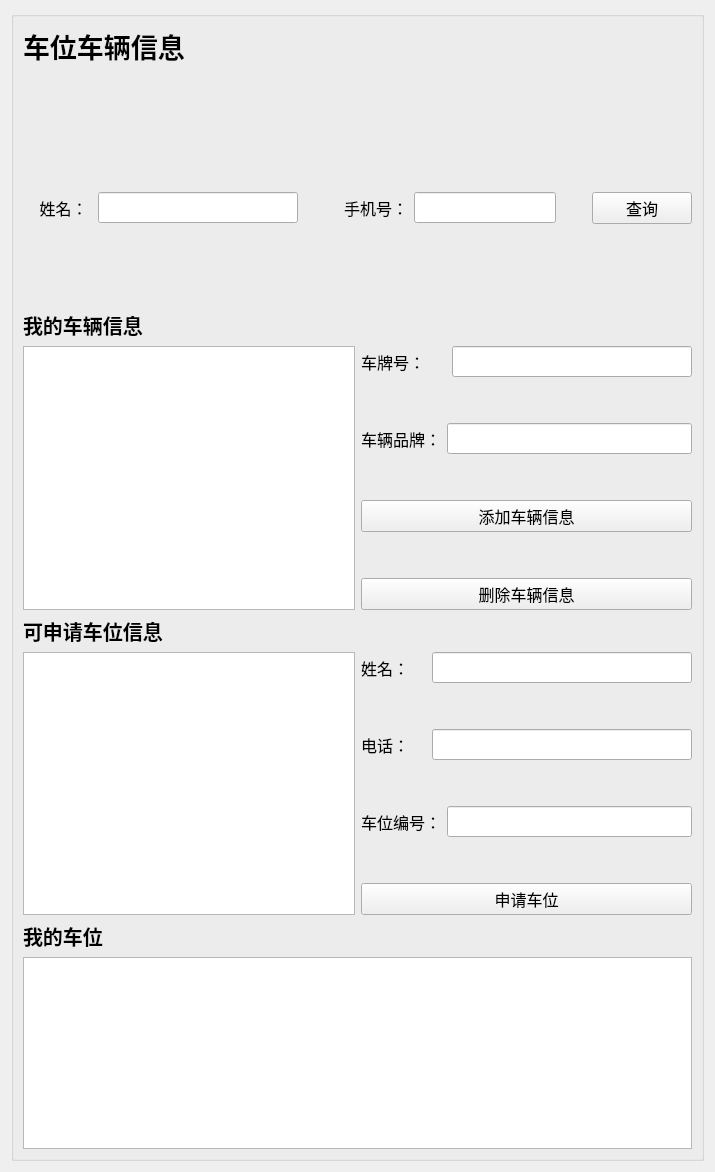
     <widget class="QWidget" name="tab_4">
      <attribute name="title">
       <string>车位管理</string>
      </attribute>
      <layout class="QGridLayout" name="gridLayout_8">
       <item row="0" column="0">
        <widget class="QGroupBox" name="groupBox_4">
         <property name="title">
          <string/>
         </property>
         <layout class="QGridLayout" name="gridLayout_18">
          <item row="11" column="0">
           <widget class="QLabel" name="label_37">
            <property name="font">
             <font>
              <pointsize>15</pointsize>
              <weight>75</weight>
              <bold>true</bold>
             </font>
            </property>
            <property name="text">
             <string>我的车位</string>
            </property>
           </widget>
          </item>
          <item row="8" column="0">
           <widget class="QTableView" name="tableView_6">
            <property name="font">
             <font>
              <pointsize>9</pointsize>
             </font>
            </property>
           </widget>
          </item>
          <item row="1" column="0">
           <spacer name="verticalSpacer_16">
            <property name="orientation">
             <enum>Qt::Vertical</enum>
            </property>
            <property name="sizeHint" stdset="0">
             <size>
              <width>20</width>
              <height>40</height>
             </size>
            </property>
           </spacer>
          </item>
          <item row="3" column="0" colspan="2">
           <layout class="QVBoxLayout" name="verticalLayout_10">
            <item>
             <spacer name="verticalSpacer_26">
              <property name="orientation">
               <enum>Qt::Vertical</enum>
              </property>
              <property name="sizeHint" stdset="0">
               <size>
                <width>20</width>
                <height>40</height>
               </size>
              </property>
             </spacer>
            </item>
            <item>
             <layout class="QHBoxLayout" name="horizontalLayout_40">
              <item>
               <widget class="QLabel" name="label_35">
                <property name="font">
                 <font>
                  <family>Agency FB</family>
                  <pointsize>12</pointsize>
                 </font>
                </property>
                <property name="text">
                 <string>    姓名： </string>
                </property>
               </widget>
              </item>
              <item>
               <widget class="QLineEdit" name="numlineEdit_3">
                <property name="minimumSize">
                 <size>
                  <width>200</width>
                  <height>0</height>
                 </size>
                </property>
                <property name="maximumSize">
                 <size>
                  <width>800</width>
                  <height>16777215</height>
                 </size>
                </property>
                <property name="font">
                 <font>
                  <family>Agency FB</family>
                  <pointsize>12</pointsize>
                 </font>
                </property>
               </widget>
              </item>
              <item>
               <spacer name="horizontalSpacer_8">
                <property name="orientation">
                 <enum>Qt::Horizontal</enum>
                </property>
                <property name="sizeHint" stdset="0">
                 <size>
                  <width>40</width>
                  <height>20</height>
                 </size>
                </property>
               </spacer>
              </item>
              <item>
               <widget class="QLabel" name="label_44">
                <property name="font">
                 <font>
                  <family>Agency FB</family>
                  <pointsize>12</pointsize>
                 </font>
                </property>
                <property name="text">
                 <string>手机号：</string>
                </property>
               </widget>
              </item>
              <item>
               <widget class="QLineEdit" name="brandlineEdit_3">
                <property name="font">
                 <font>
                  <family>Agency FB</family>
                  <pointsize>12</pointsize>
                 </font>
                </property>
               </widget>
              </item>
              <item>
               <spacer name="horizontalSpacer_6">
                <property name="orientation">
                 <enum>Qt::Horizontal</enum>
                </property>
                <property name="sizeHint" stdset="0">
                 <size>
                  <width>30</width>
                  <height>20</height>
                 </size>
                </property>
               </spacer>
              </item>
              <item>
               <widget class="QPushButton" name="pushButton_2">
                <property name="minimumSize">
                 <size>
                  <width>100</width>
                  <height>0</height>
                 </size>
                </property>
                <property name="font">
                 <font>
                  <family>Agency FB</family>
                  <pointsize>12</pointsize>
                 </font>
                </property>
                <property name="text">
                 <string>查询</string>
                </property>
               </widget>
              </item>
             </layout>
            </item>
            <item>
             <spacer name="verticalSpacer_20">
              <property name="orientation">
               <enum>Qt::Vertical</enum>
              </property>
              <property name="sizeHint" stdset="0">
               <size>
                <width>20</width>
                <height>40</height>
               </size>
              </property>
             </spacer>
            </item>
           </layout>
          </item>
          <item row="10" column="0">
           <widget class="QTableView" name="tableView_5">
            <property name="font">
             <font>
              <pointsize>9</pointsize>
             </font>
            </property>
           </widget>
          </item>
          <item row="0" column="0">
           <widget class="QLabel" name="label_39">
            <property name="font">
             <font>
              <pointsize>20</pointsize>
              <weight>75</weight>
              <bold>true</bold>
             </font>
            </property>
            <property name="text">
             <string>车位车辆信息</string>
            </property>
           </widget>
          </item>
          <item row="4" column="0">
           <spacer name="verticalSpacer_17">
            <property name="orientation">
             <enum>Qt::Vertical</enum>
            </property>
            <property name="sizeHint" stdset="0">
             <size>
              <width>20</width>
              <height>40</height>
             </size>
            </property>
           </spacer>
          </item>
          <item row="9" column="0">
           <widget class="QLabel" name="label_38">
            <property name="font">
             <font>
              <pointsize>15</pointsize>
              <weight>75</weight>
              <bold>true</bold>
             </font>
            </property>
            <property name="text">
             <string>可申请车位信息</string>
            </property>
           </widget>
          </item>
          <item row="12" column="0" colspan="2">
           <widget class="QTableView" name="tableView_4">
            <property name="font">
             <font>
              <pointsize>9</pointsize>
             </font>
            </property>
           </widget>
          </item>
          <item row="8" column="1">
           <layout class="QVBoxLayout" name="verticalLayout_9">
            <item>
             <layout class="QVBoxLayout" name="verticalLayout_13">
              <item>
               <layout class="QHBoxLayout" name="horizontalLayout_32">
                <item>
                 <widget class="QLabel" name="label_33">
                  <property name="font">
                   <font>
                    <family>Agency FB</family>
                    <pointsize>12</pointsize>
                   </font>
                  </property>
                  <property name="text">
                   <string>车牌号：     </string>
                  </property>
                 </widget>
                </item>
                <item>
                 <widget class="QLineEdit" name="numlineEdit_2">
                  <property name="font">
                   <font>
                    <family>Agency FB</family>
                    <pointsize>12</pointsize>
                   </font>
                  </property>
                 </widget>
                </item>
               </layout>
              </item>
              <item>
               <spacer name="verticalSpacer_25">
                <property name="orientation">
                 <enum>Qt::Vertical</enum>
                </property>
                <property name="sizeHint" stdset="0">
                 <size>
                  <width>20</width>
                  <height>40</height>
                 </size>
                </property>
               </spacer>
              </item>
              <item>
               <layout class="QHBoxLayout" name="horizontalLayout_24">
                <item>
                 <widget class="QLabel" name="label_34">
                  <property name="font">
                   <font>
                    <family>Agency FB</family>
                    <pointsize>12</pointsize>
                   </font>
                  </property>
                  <property name="text">
                   <string>车辆品牌：</string>
                  </property>
                 </widget>
                </item>
                <item>
                 <widget class="QLineEdit" name="brandlineEdit_2">
                  <property name="font">
                   <font>
                    <family>Agency FB</family>
                    <pointsize>12</pointsize>
                   </font>
                  </property>
                 </widget>
                </item>
               </layout>
              </item>
             </layout>
            </item>
            <item>
             <spacer name="verticalSpacer_27">
              <property name="orientation">
               <enum>Qt::Vertical</enum>
              </property>
              <property name="sizeHint" stdset="0">
               <size>
                <width>20</width>
                <height>40</height>
               </size>
              </property>
             </spacer>
            </item>
            <item>
             <widget class="QPushButton" name="delpushButton_2">
              <property name="font">
               <font>
                <family>Agency FB</family>
                <pointsize>12</pointsize>
               </font>
              </property>
              <property name="text">
               <string>添加车辆信息</string>
              </property>
             </widget>
            </item>
            <item>
             <spacer name="verticalSpacer_18">
              <property name="orientation">
               <enum>Qt::Vertical</enum>
              </property>
              <property name="sizeHint" stdset="0">
               <size>
                <width>20</width>
                <height>40</height>
               </size>
              </property>
             </spacer>
            </item>
            <item>
             <widget class="QPushButton" name="delpushButton">
              <property name="font">
               <font>
                <family>Agency FB</family>
                <pointsize>12</pointsize>
               </font>
              </property>
              <property name="text">
               <string>删除车辆信息</string>
              </property>
             </widget>
            </item>
           </layout>
          </item>
          <item row="10" column="1">
           <layout class="QVBoxLayout" name="verticalLayout_11">
            <item>
             <layout class="QHBoxLayout" name="horizontalLayout_33"/>
            </item>
            <item>
             <layout class="QHBoxLayout" name="horizontalLayout_23">
              <item>
               <widget class="QLabel" name="label_41">
                <property name="font">
                 <font>
                  <family>Agency FB</family>
                  <pointsize>12</pointsize>
                 </font>
                </property>
                <property name="text">
                 <string>姓名：    </string>
                </property>
               </widget>
              </item>
              <item>
               <widget class="QLineEdit" name="parklineEdit_3">
                <property name="font">
                 <font>
                  <family>Agency FB</family>
                  <pointsize>12</pointsize>
                 </font>
                </property>
               </widget>
              </item>
             </layout>
            </item>
            <item>
             <spacer name="verticalSpacer_15">
              <property name="orientation">
               <enum>Qt::Vertical</enum>
              </property>
              <property name="sizeHint" stdset="0">
               <size>
                <width>20</width>
                <height>40</height>
               </size>
              </property>
             </spacer>
            </item>
            <item>
             <layout class="QHBoxLayout" name="horizontalLayout_22">
              <item>
               <widget class="QLabel" name="label_42">
                <property name="font">
                 <font>
                  <family>Agency FB</family>
                  <pointsize>12</pointsize>
                 </font>
                </property>
                <property name="text">
                 <string>电话：    </string>
                </property>
               </widget>
              </item>
              <item>
               <widget class="QLineEdit" name="parklineEdit_2">
                <property name="font">
                 <font>
                  <family>Agency FB</family>
                  <pointsize>12</pointsize>
                 </font>
                </property>
               </widget>
              </item>
             </layout>
            </item>
            <item>
             <spacer name="verticalSpacer_21">
              <property name="orientation">
               <enum>Qt::Vertical</enum>
              </property>
              <property name="sizeHint" stdset="0">
               <size>
                <width>20</width>
                <height>40</height>
               </size>
              </property>
             </spacer>
            </item>
            <item>
             <layout class="QHBoxLayout" name="horizontalLayout_16">
              <item>
               <widget class="QLabel" name="label_36">
                <property name="font">
                 <font>
                  <family>Agency FB</family>
                  <pointsize>12</pointsize>
                 </font>
                </property>
                <property name="text">
                 <string>车位编号：</string>
                </property>
               </widget>
              </item>
              <item>
               <widget class="QLineEdit" name="parklineEdit">
                <property name="font">
                 <font>
                  <family>Agency FB</family>
                  <pointsize>12</pointsize>
                 </font>
                </property>
               </widget>
              </item>
             </layout>
            </item>
            <item>
             <spacer name="verticalSpacer_22">
              <property name="orientation">
               <enum>Qt::Vertical</enum>
              </property>
              <property name="sizeHint" stdset="0">
               <size>
                <width>20</width>
                <height>40</height>
               </size>
              </property>
             </spacer>
            </item>
            <item>
             <widget class="QPushButton" name="shenpushButton">
              <property name="font">
               <font>
                <family>Agency FB</family>
                <pointsize>12</pointsize>
               </font>
              </property>
              <property name="text">
               <string>申请车位</string>
              </property>
             </widget>
            </item>
           </layout>
          </item>
          <item row="7" column="0">
           <widget class="QLabel" name="label_61">
            <property name="font">
             <font>
              <pointsize>15</pointsize>
              <weight>75</weight>
              <bold>true</bold>
             </font>
            </property>
            <property name="text">
             <string>我的车辆信息</string>
            </property>
           </widget>
          </item>
          <item row="2" column="0">
           <spacer name="verticalSpacer_19">
            <property name="orientation">
             <enum>Qt::Vertical</enum>
            </property>
            <property name="sizeHint" stdset="0">
             <size>
              <width>20</width>
              <height>40</height>
             </size>
            </property>
           </spacer>
          </item>
         </layout>
        </widget>
       </item>
      </layout>
     </widget>
